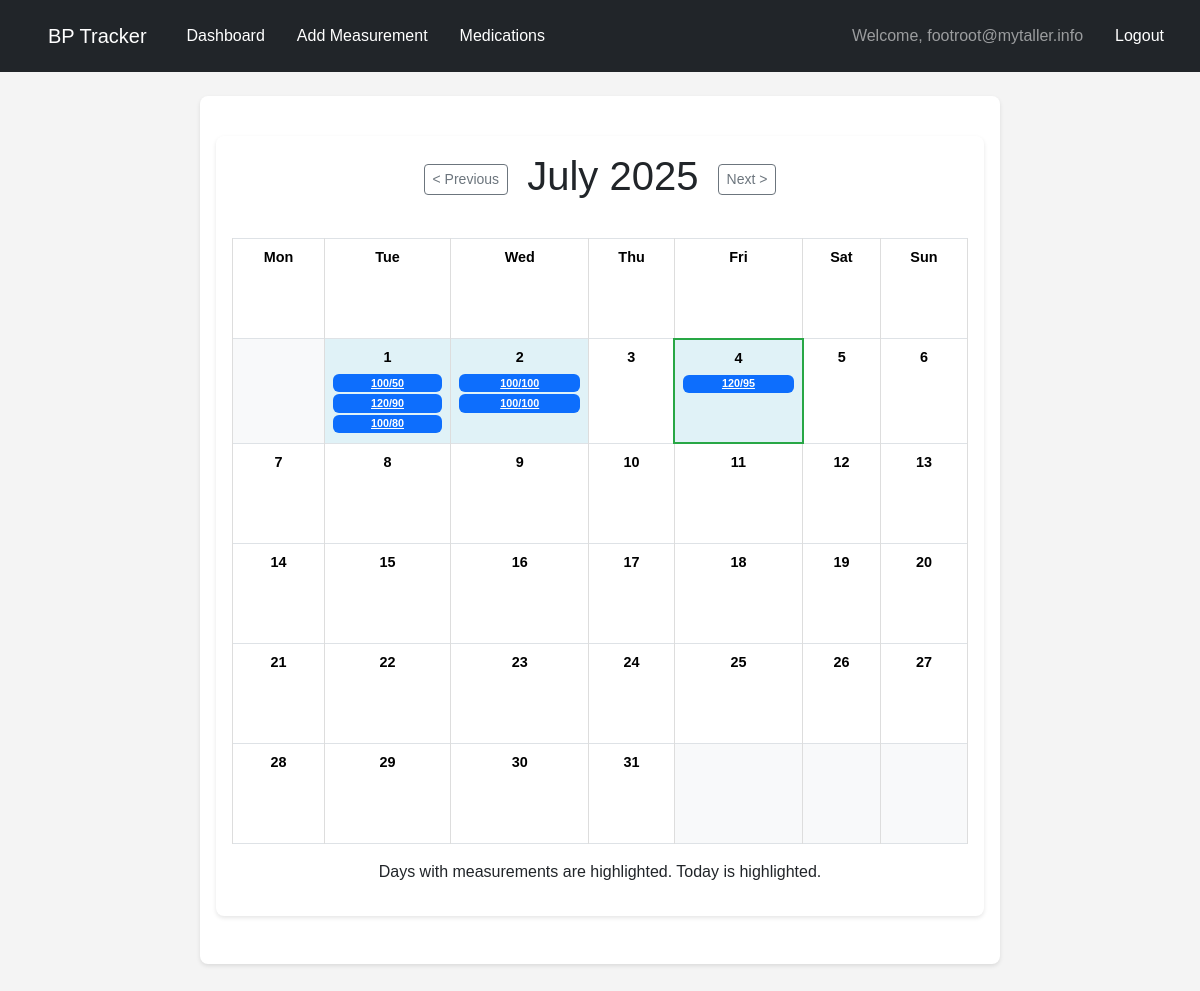
The app's page /measurements/calendar/ (signed in), older data.
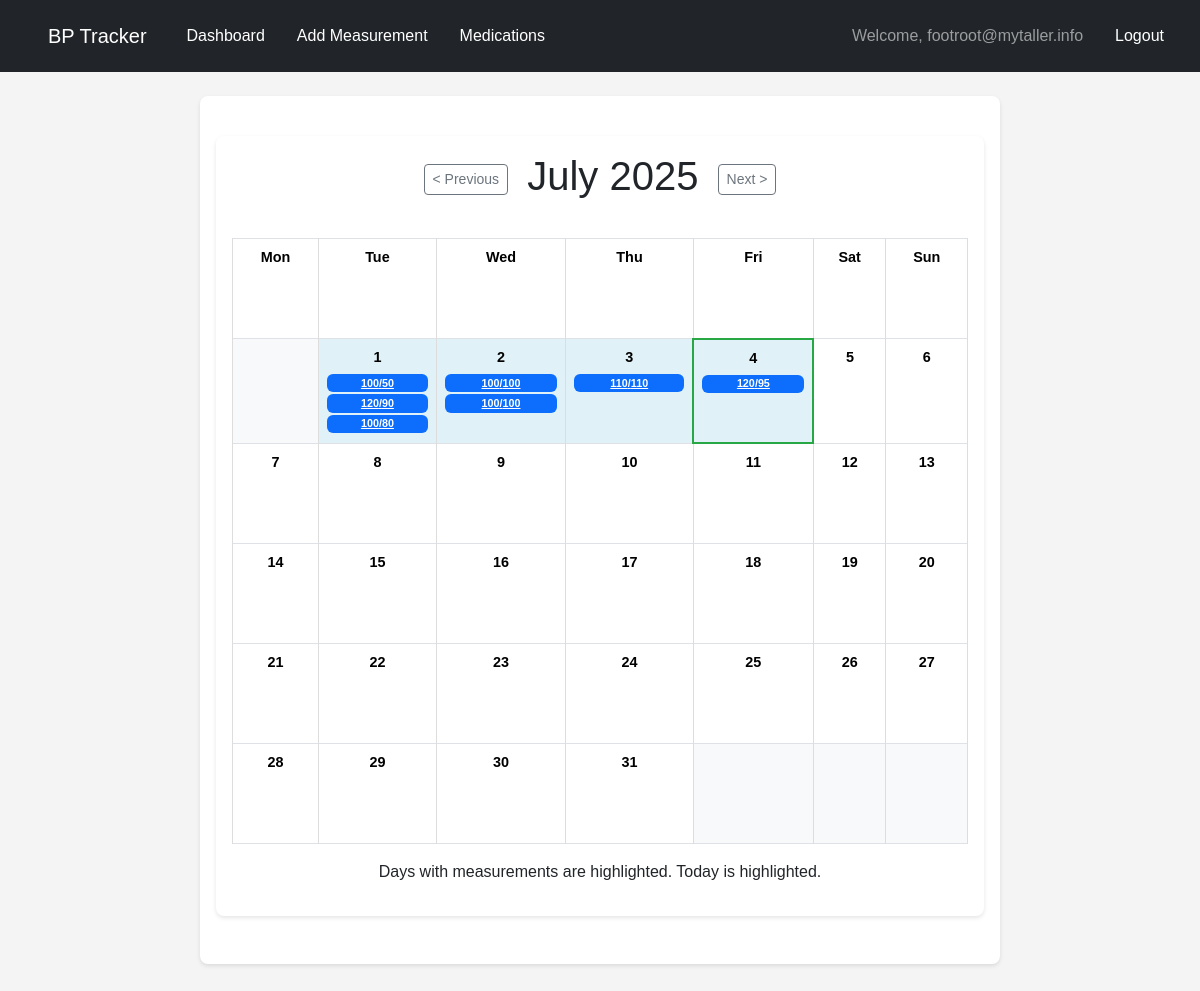
The same page, newer data.
### measurements/models.py (models this page shows, shortened)
class Measurement(models.Model):
    user = models.ForeignKey(
        settings.AUTH_USER_MODEL,
        on_delete=models.CASCADE,
        related_name='measurements'
    )
    systolic = models.IntegerField(
        validators=[MinValueValidator(50), MaxValueValidator(250)],
        help_text="Top number (systolic)"
    )
    diastolic = models.IntegerField(
        validators=[MinValueValidator(30), MaxValueValidator(150)],
        help_text="Bottom number (diastolic)"
    )
    pulse = models.IntegerField(
        validators=[MinValueValidator(30), MaxValueValidator(200)],
        help_text="Heart rate (beats per minute)"
    )
    weight = models.DecimalField(
        max_digits=5,
        decimal_places=2,
        null=True,
        blank=True,
        help_text="Weight (e.g., kg or lbs, specify units consistently)"
    )
    height = models.DecimalField(
        max_digits=4,
        decimal_places=2,
        null=True,
        blank=True,
        help_text="Height (e.g., in meters: 1.75 or in cm: 175.00 - if in cm, remember to divide by 100 for BMI)"
    )
    timestamp = models.DateTimeField(default=timezone.now)
    class Meta:
        ordering = ['-timestamp']
        verbose_name = "Blood Pressure Measurement"
        verbose_name_plural = "Blood Pressure Measurements"

### measurements/views.py (the view)
# urls.py: path("calendar/", views.calendar_view, name="calendar_view"), # Name is now just 'calendar_view'
@login_required
def calendar_view(request, year=None, month=None):
    selected_date = None
    if year and month:
        try:
            selected_date = date(year, month, 1)
        except ValueError:
            pass
    context = get_calendar_context(request, 'measurements:calendar_view', year=selected_date.year if selected_date else None, month=selected_date.month if selected_date else None)
    return render(request, 'measurements/calendar_view.html', context)

### measurements/templatetags/measurement_filters.py (called while the page is built)
@register.filter
def get_item(dictionary, key):
    return dictionary.get(key)

### measurements/templates/measurements/calendar_view.html (shortened to what this page needs)
{% extends 'base.html' %}
{% load static %}
{% load measurement_filters %}
{% block content %}
    <div class="container mt-4">
        <h1 class="mb-4 text-center">
            <a href="{{ base_url }}?{{ prev_month_params }}" class="btn btn-outline-secondary btn-sm me-2">&lt; Previous</a>
            {{ month_name }} {{ year }}
            <a href="{{ base_url }}?{{ next_month_params }}" class="btn btn-outline-secondary btn-sm ms-2">Next &gt;</a>
        </h1>
        <div class="table-responsive">
            <table class="table table-bordered calendar-table">
                <thead>
                    <tr>
                        {% for day_name in day_names %}
                            <th class="text-center">{{ day_name }}</th>
                        {% endfor %}
                    </tr>
                </thead>
                <tbody>
                    {% for week in month_calendar %}
                        <tr>
                            {% for day, weekday_num in week %}
                                <td class="text-center calendar-day
                                    {% if day == 0 %}muted{% endif %}
                                    {% if day == today.day and month == today.month and year == today.year %}today{% endif %}
                                    {% if day in measurements_by_day %}has-measurements{% endif %}">
                                    {% if day != 0 %}
                                        <span class="day-number">{{ day }}</span>
                                        {% if day in measurements_by_day %}
                                            <div class="measurements-list mt-1">
                                                {% for measurement in measurements_by_day|get_item:day %}
                                                    <a href="{% url 'measurements:edit_measurement' measurement.pk %}"
                                                       class="badge bg-primary measurement-badge"
                                                       title="Sys: {{ measurement.systolic }}, Dia: {{ measurement.diastolic }}, Pulse: {{ measurement.pulse }} ({{ measurement.timestamp|date:'H:i' }})">
                                                        {{ measurement.systolic }}/{{ measurement.diastolic }}
                                                    </a>
                                                {% endfor %}
                                            </div>
                                        {% endif %}
                                    {% else %}
                                        &nbsp;
                                    {% endif %}
                                </td>
                            {% endfor %}
                        </tr>
                    {% endfor %}
                </tbody>
            </table>
        </div>
        <p class="text-center mt-3">Days with measurements are highlighted. Today is highlighted.</p>
    </div>
{% endblock %}

Row changes from the older to the newer data that the page shows:
added Measurement: systolic "110", diastolic "110", shown under "3"
